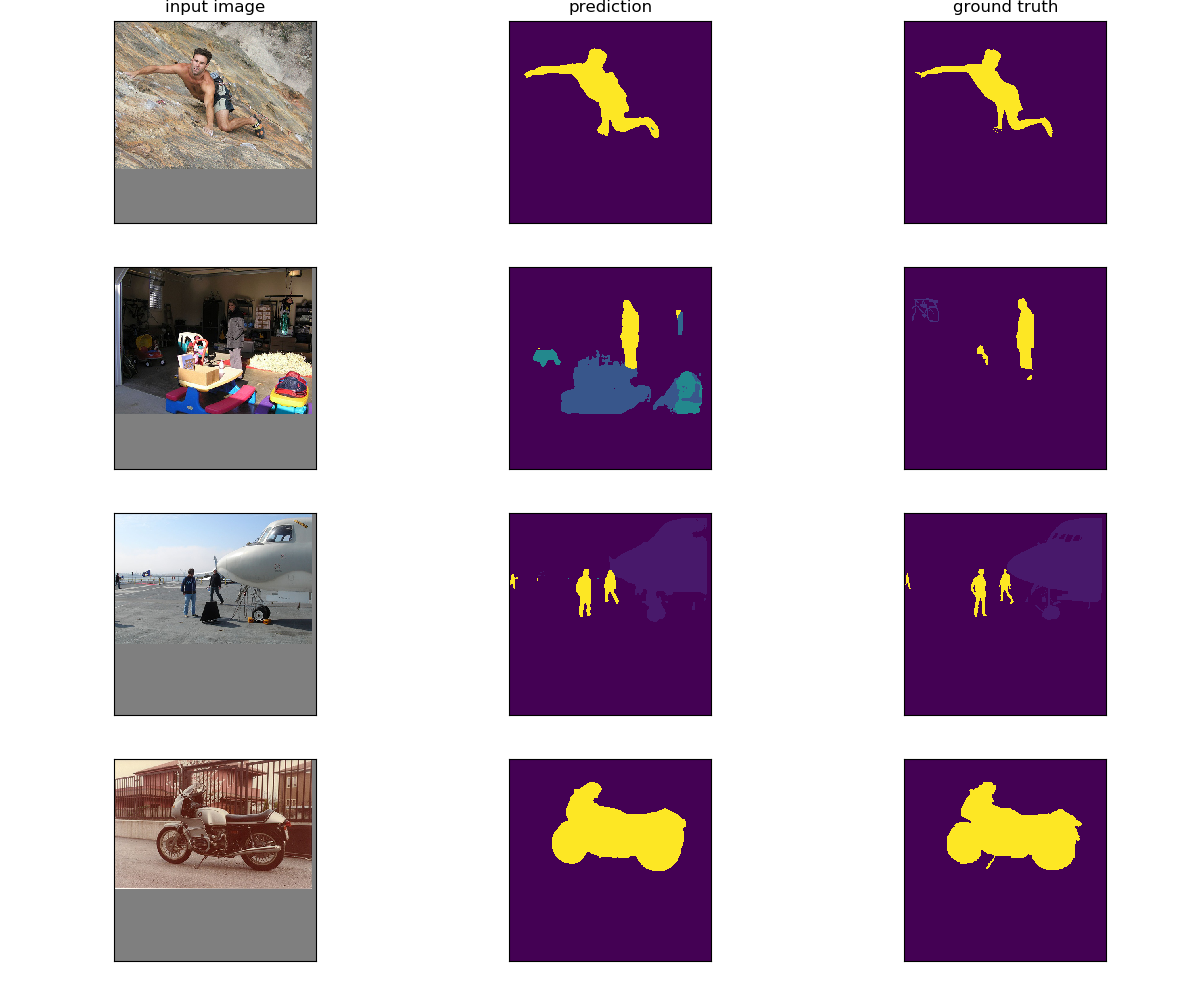

The script that saved this image:
import numpy as np
import matplotlib
matplotlib.use('Agg')
import matplotlib.pyplot as plt

import torch
import torch.nn.functional as F
from torch.utils.data import DataLoader

from models.net import SPPNet
from dataset.cityscapes import CityscapesDataset
from dataset.pascal_voc import PascalVocDataset
from utils.preprocess import minmax_normalize


device = torch.device('cuda:0' if torch.cuda.is_available() else 'cpu')
model = SPPNet(output_channels=19).to(device)
model_path = '../model/pascal_deeplabv3p_with_pretrained/model.pth'
param = torch.load(model_path)
model.load_state_dict(param)
del param

batch_size = 1

# valid_dataset = CityscapesDataset(split='valid', net_type='deeplab')
valid_dataset = PascalVocDataset(split='valid', net_type='deeplab')
valid_loader = DataLoader(valid_dataset, batch_size=batch_size, shuffle=True)

images_list = []
labels_list = []
preds_list = []

model.eval()
with torch.no_grad():
    for batched in valid_loader:
        images, labels = batched
        print('Image : '+str(images.size()))
        print('Label : '+str(labels.size()))
        images_np = images.numpy().transpose(0, 2, 3, 1)
        labels_np = labels.numpy()

        images, labels = images.to(device), labels.to(device)
        preds = model.tta(images, net_type='deeplab')
        preds = preds.argmax(dim=1)
        print('Preds : '+str(preds.size()))
        preds_np = preds.detach().cpu().numpy()

        images_list.append(images_np)
        labels_list.append(labels_np)
        preds_list.append(preds_np)

        if len(images_list) == 4:
            break

images = np.concatenate(images_list)
labels = np.concatenate(labels_list)
preds = np.concatenate(preds_list)

# Ignore index
ignore_pixel = labels == 255
preds[ignore_pixel] = 0
labels[ignore_pixel] = 0

# Plot
fig, axes = plt.subplots(4, 3, figsize=(12, 10))
plt.tight_layout()

axes[0, 0].set_title('input image')
axes[0, 1].set_title('prediction')
axes[0, 2].set_title('ground truth')

for ax, img, lbl, pred in zip(axes, images, labels, preds):
    ax[0].imshow(minmax_normalize(img, norm_range=(0, 1), orig_range=(-1, 1)))
    ax[1].imshow(pred)
    ax[2].imshow(lbl)
    ax[0].set_xticks([])
    ax[0].set_yticks([])
    ax[1].set_xticks([])
    ax[1].set_yticks([])
    ax[2].set_xticks([])
    ax[2].set_yticks([])

plt.savefig('eval.png')
plt.close()
